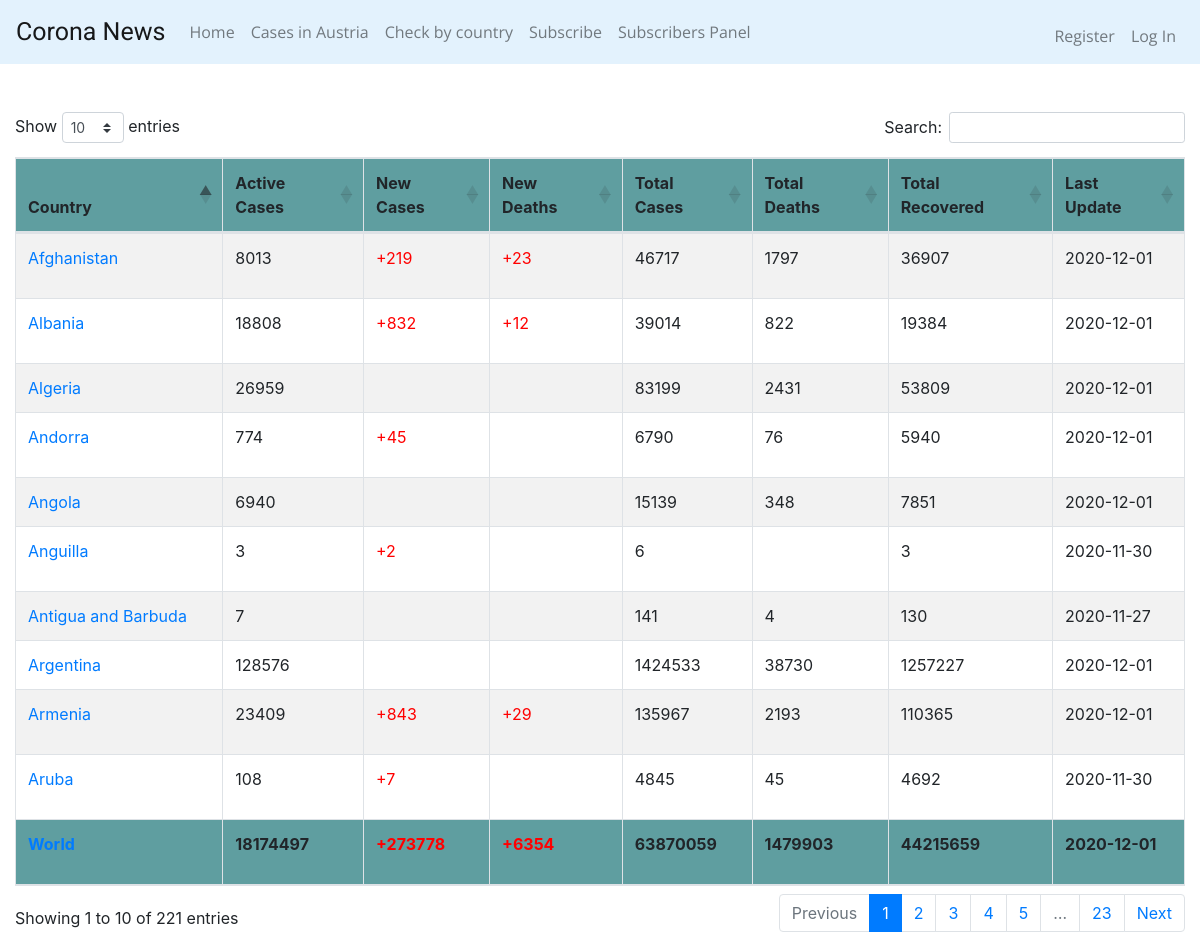
The page /casesWorld on the database as committed earlier.
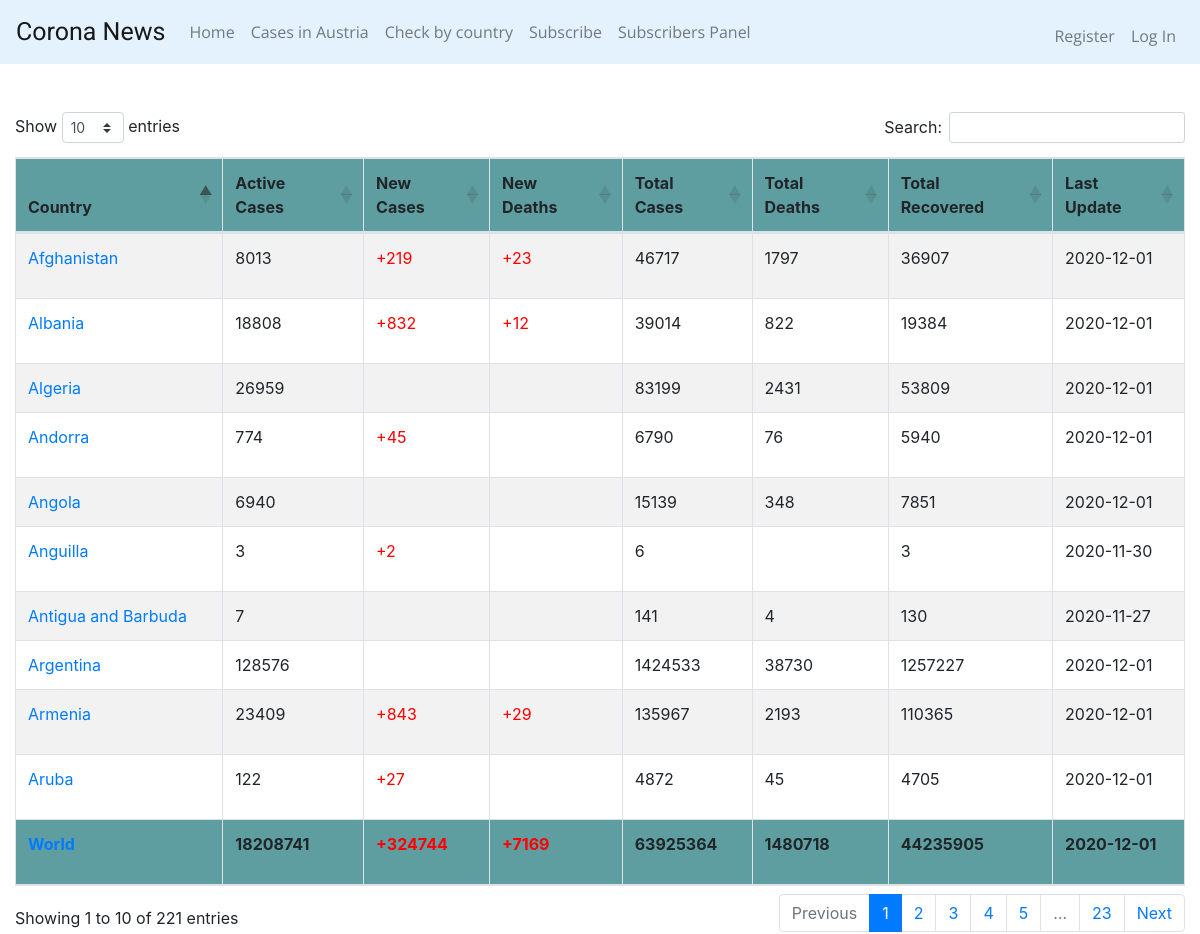
The same page on the database as committed later.
### tables this page shows
CREATE TABLE casesWorld (id INTEGER PRIMARY KEY AUTOINCREMENT NOT NULL, country TEXT, active INTEGER, new INTEGER, deaths INTEGER, totalCases INTEGER, totalDeaths INTEGER, totalRecovered INTEGER, date date);

### app.py (the view)
@app.route("/casesWorld")
def casesWorld():
    tblCasesWorld = "casesWorld"
    tableValues = {}
    totalCases = {}
    tableValues = select_cases(tblCasesWorld)
    totalCases = select_cases_where_country(tblCasesWorld, "World")
    return render_template('casesWorld.html', casesWorld=tableValues, totalCases=totalCases)

### app.py (called while the page is built)
@app.after_request
def after_request(response):
    response.headers["Cache-Control"] = "no-cache, no-store, must-revalidate"
    response.headers["Expires"] = 0
    response.headers["Pragma"] = "no-cache"
    return response

### coronaCasesDAO.py (called while the page is built)
def select_cases(tableName):
    conn = connect_to_db()
    conn.row_factory = dict_factory
    cursor = conn.cursor()
    format_str = """SELECT country, active, new, deaths, totalCases, totalDeaths, totalRecovered, date FROM "{table}";"""
    sql_command = format_str.format(table=tableName)
    cursor.execute(sql_command)
    result = cursor.fetchall()
    conn.close()
    return result

def select_cases_where_country(tableName, country):
    conn = connect_to_db()
    conn.row_factory = dict_factory
    cursor = conn.cursor()
    format_str = """SELECT country, active, new, deaths, totalCases, totalDeaths, totalRecovered, date FROM "{table}" WHERE country="{countryName}";"""
    sql_command = format_str.format(table=tableName, countryName=country)
    cursor.execute(sql_command)
    result = cursor.fetchall()
    conn.close()
    return result

### helpers.py (called while the page is built)
def connect_to_db():
    conn = sqlite3.connect('coronaDatabase.db')
    return conn

### templates/casesWorld.html (shortened to what this page needs)
{% extends "layout.html" %}
{% block headSergiu %}
    <link href="https://cdn.datatables.net/1.10.22/css/dataTables.bootstrap4.min.css" rel="stylesheet">
{% endblock %}
{% block main %}
    <div class="col">
        <br>
        <table id="example" class="table table-striped table-bordered" style="width:100%">
            <thead>
                <tr style="background-color:cadetblue">
                    <th>Country</th>
                    <th>Active Cases</th>
                    <th>New Cases</th>
                    <th>New Deaths</th>
                    <th>Total Cases</th>
                    <th>Total Deaths</th>
                    <th>Total Recovered</th>
                    <th>Last Update</th>
                </tr>
            </thead>
            <tfoot>
                {% for dict_item in totalCases %}
                <tr style="background-color: cadetblue; font-weight: bold;">
                    <td >
                        {% set country = dict_item.get("country") %}
                        <a href="/history/{{ country }}" target="_blank">{{ country }}</a>
                    </td>
                    <td>
                        {{dict_item.get("active")}}
                    </td>
                    <td style="color:red;">
                        {% set new = dict_item.get("new") %}
                        {% if new != "" %}
                            <p>+{{ new }}</p>
                        {% else %}
                            <p></p>
                        {% endif %}
                    </td>
                    <td style="color:red;">
                        {% set deaths = dict_item.get("deaths") %}
                        {% if deaths != "" %}
                            <p>+{{ deaths }}</p>
                        {% else %}
                            <p></p>
                        {% endif %}
                    </td>
                    <td>
                        {{dict_item.get("totalCases")}}
                    </td>
                    <td>
                        {{dict_item.get("totalDeaths")}}
                    </td>
                    <td>
                        {{dict_item.get("totalRecovered")}}
                    </td>
                    <td>
                        {{dict_item.get("date")}}
                    </td>
                </tr>
                {% endfor %}
            </tfoot>
            <tbody>
            {% for dict_item in casesWorld %}
                <tr>
                        <td>
                            {% set country = dict_item.get("country") %}
                            <a href="/history/{{ country }}">{{ country }}</a>
                        </td>
                        <td>
                            {{dict_item.get("active")}}
                        </td>
                        <td style="color: red;">
                            {% set new = dict_item.get("new") %}
                            {% if new != "" %}
                                <p>+{{ new }}</p>
                            {% else %}
                                <p></p>
                            {% endif %}
                        </td>
                        <td style="color: red;">
                            {% set deaths = dict_item.get("deaths") %}
                            {% if deaths != "" %}
                                <p>+{{ deaths }}</p>
                            {% else %}
                                <p></p>
                            {% endif %}
                        </td>
                        <td>
                            {{dict_item.get("totalCases")}}
                        </td>
                        <td>
                            {{dict_item.get("totalDeaths")}}
                        </td>
                        <td>
                            {{dict_item.get("totalRecovered")}}
                        </td>
                        <td>
                            {{dict_item.get("date")}}
                        </td>
                </tr>
            {% endfor %}
            </tbody>
        </table>
    </div>
{% endblock %}

Rows that differ between the two databases and show on the page:
changed casesWorld "World": get "18174497" → "18208741"; new "273778" → "324744"; deaths "6354" → "7169"; get "63870059" → "63925364"; get "1479903" → "1480718"; get "44215659" → "44235905"
changed casesWorld "Aruba": get "108" → "122"; new "7" → "27"; get "4845" → "4872"; get "4692" → "4705"; get "2020-11-30" → "2020-12-01"
